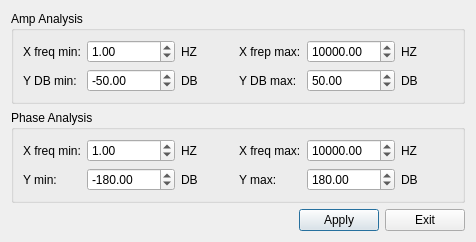
<?xml version="1.0" encoding="UTF-8"?>
<ui version="4.0">
 <class>DFTSettingDialog</class>
 <widget class="QDialog" name="DFTSettingDialog">
  <property name="geometry">
   <rect>
    <x>0</x>
    <y>0</y>
    <width>476</width>
    <height>211</height>
   </rect>
  </property>
  <property name="windowTitle">
   <string>Window Settings</string>
  </property>
  <layout class="QVBoxLayout" name="verticalLayout" stretch="1,1,0">
   <item>
    <widget class="QGroupBox" name="groupBox_fft_amp">
     <property name="title">
      <string>Amp Analysis</string>
     </property>
     <layout class="QGridLayout" name="gridLayout">
      <item row="0" column="0">
       <widget class="QLabel" name="label">
        <property name="text">
         <string>X freq min:</string>
        </property>
       </widget>
      </item>
      <item row="0" column="1">
       <widget class="QDoubleSpinBox" name="doubleSpinBox_fft_amp_xmin">
        <property name="minimum">
         <double>-4294967296.000000000000000</double>
        </property>
        <property name="maximum">
         <double>4294967296.000000000000000</double>
        </property>
        <property name="value">
         <double>1.000000000000000</double>
        </property>
       </widget>
      </item>
      <item row="0" column="2">
       <widget class="QLabel" name="label_3">
        <property name="minimumSize">
         <size>
          <width>40</width>
          <height>0</height>
         </size>
        </property>
        <property name="text">
         <string>HZ</string>
        </property>
       </widget>
      </item>
      <item row="0" column="3">
       <widget class="QLabel" name="label_5">
        <property name="text">
         <string>X frep max:</string>
        </property>
       </widget>
      </item>
      <item row="0" column="4">
       <widget class="QDoubleSpinBox" name="doubleSpinBox_fft_amp_xmax">
        <property name="minimum">
         <double>-4294967296.000000000000000</double>
        </property>
        <property name="maximum">
         <double>4294967296.000000000000000</double>
        </property>
        <property name="value">
         <double>10000.000000000000000</double>
        </property>
       </widget>
      </item>
      <item row="0" column="5">
       <widget class="QLabel" name="label_6">
        <property name="text">
         <string>HZ</string>
        </property>
       </widget>
      </item>
      <item row="1" column="0">
       <widget class="QLabel" name="label_2">
        <property name="text">
         <string>Y DB min:</string>
        </property>
       </widget>
      </item>
      <item row="1" column="1">
       <widget class="QDoubleSpinBox" name="doubleSpinBox_fft_amp_ymin">
        <property name="minimum">
         <double>-4294967296.000000000000000</double>
        </property>
        <property name="maximum">
         <double>4294967296.000000000000000</double>
        </property>
        <property name="value">
         <double>-50.000000000000000</double>
        </property>
       </widget>
      </item>
      <item row="1" column="2">
       <widget class="QLabel" name="label_4">
        <property name="minimumSize">
         <size>
          <width>40</width>
          <height>0</height>
         </size>
        </property>
        <property name="text">
         <string>DB</string>
        </property>
       </widget>
      </item>
      <item row="1" column="3">
       <widget class="QLabel" name="label_7">
        <property name="text">
         <string>Y DB max:</string>
        </property>
       </widget>
      </item>
      <item row="1" column="4">
       <widget class="QDoubleSpinBox" name="doubleSpinBox_fft_amp_ymax">
        <property name="minimum">
         <double>-4294967296.000000000000000</double>
        </property>
        <property name="maximum">
         <double>4294967296.000000000000000</double>
        </property>
        <property name="value">
         <double>50.000000000000000</double>
        </property>
       </widget>
      </item>
      <item row="1" column="5">
       <widget class="QLabel" name="label_8">
        <property name="text">
         <string>DB</string>
        </property>
       </widget>
      </item>
     </layout>
    </widget>
   </item>
   <item>
    <widget class="QGroupBox" name="groupBox_fft_phase">
     <property name="title">
      <string>Phase Analysis</string>
     </property>
     <layout class="QGridLayout" name="gridLayout_2">
      <item row="0" column="0">
       <widget class="QLabel" name="label_9">
        <property name="text">
         <string>X freq min:</string>
        </property>
       </widget>
      </item>
      <item row="0" column="1">
       <widget class="QDoubleSpinBox" name="doubleSpinBox_fft_pha_xmin">
        <property name="minimum">
         <double>-4294967296.000000000000000</double>
        </property>
        <property name="maximum">
         <double>4294967296.000000000000000</double>
        </property>
        <property name="value">
         <double>1.000000000000000</double>
        </property>
       </widget>
      </item>
      <item row="0" column="2">
       <widget class="QLabel" name="label_13">
        <property name="minimumSize">
         <size>
          <width>40</width>
          <height>0</height>
         </size>
        </property>
        <property name="text">
         <string>HZ</string>
        </property>
       </widget>
      </item>
      <item row="0" column="3">
       <widget class="QLabel" name="label_10">
        <property name="text">
         <string>X freq max:</string>
        </property>
       </widget>
      </item>
      <item row="0" column="4">
       <widget class="QDoubleSpinBox" name="doubleSpinBox_fft_pha_xmax">
        <property name="minimum">
         <double>-4294967296.000000000000000</double>
        </property>
        <property name="maximum">
         <double>4294967296.000000000000000</double>
        </property>
        <property name="value">
         <double>10000.000000000000000</double>
        </property>
       </widget>
      </item>
      <item row="0" column="5">
       <widget class="QLabel" name="label_14">
        <property name="text">
         <string>HZ</string>
        </property>
       </widget>
      </item>
      <item row="1" column="0">
       <widget class="QLabel" name="label_11">
        <property name="text">
         <string>Y min:</string>
        </property>
       </widget>
      </item>
      <item row="1" column="1">
       <widget class="QDoubleSpinBox" name="doubleSpinBox_fft_pha_ymin">
        <property name="minimum">
         <double>-4294967296.000000000000000</double>
        </property>
        <property name="maximum">
         <double>4294967296.000000000000000</double>
        </property>
        <property name="value">
         <double>-180.000000000000000</double>
        </property>
       </widget>
      </item>
      <item row="1" column="2">
       <widget class="QLabel" name="label_15">
        <property name="minimumSize">
         <size>
          <width>40</width>
          <height>0</height>
         </size>
        </property>
        <property name="text">
         <string>DB</string>
        </property>
       </widget>
      </item>
      <item row="1" column="3">
       <widget class="QLabel" name="label_12">
        <property name="text">
         <string>Y max:</string>
        </property>
       </widget>
      </item>
      <item row="1" column="4">
       <widget class="QDoubleSpinBox" name="doubleSpinBox_fft_pha_ymax">
        <property name="minimum">
         <double>-4294967296.000000000000000</double>
        </property>
        <property name="maximum">
         <double>4294967296.000000000000000</double>
        </property>
        <property name="value">
         <double>180.000000000000000</double>
        </property>
       </widget>
      </item>
      <item row="1" column="5">
       <widget class="QLabel" name="label_16">
        <property name="text">
         <string>DB</string>
        </property>
       </widget>
      </item>
     </layout>
    </widget>
   </item>
   <item>
    <layout class="QHBoxLayout" name="horizontalLayout">
     <item>
      <spacer name="horizontalSpacer">
       <property name="orientation">
        <enum>Qt::Horizontal</enum>
       </property>
       <property name="sizeHint" stdset="0">
        <size>
         <width>40</width>
         <height>20</height>
        </size>
       </property>
      </spacer>
     </item>
     <item>
      <widget class="QPushButton" name="btn_fft_apply">
       <property name="text">
        <string>Apply</string>
       </property>
      </widget>
     </item>
     <item>
      <widget class="QPushButton" name="btn_fft_exit">
       <property name="text">
        <string>Exit</string>
       </property>
      </widget>
     </item>
    </layout>
   </item>
  </layout>
 </widget>
 <resources/>
 <connections/>
</ui>
